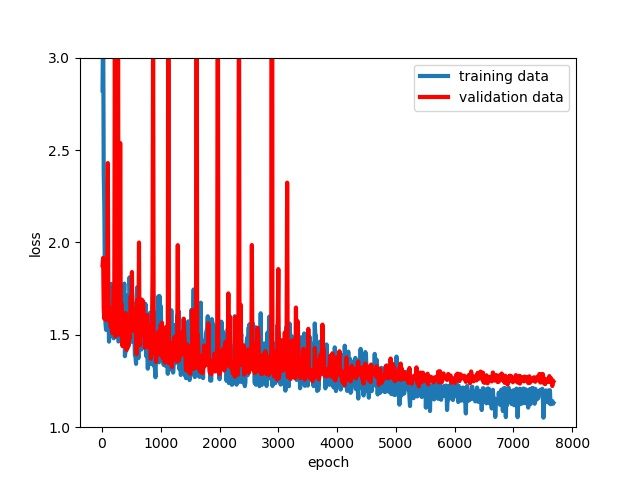

The Python source for this figure:
import json
import matplotlib.pyplot as plt
with open('loss.json' , 'r') as reader:
	jf = json.loads(reader.read())
	v_loss=jf['v_loss']
	loss=jf['loss']
	epoch=jf['epoch']
	plt.clf()
	plt.plot(epoch,loss,lw=3,label="training data")
	plt.plot(epoch,v_loss,"r",lw=3,label="validation data")
	plt.xlabel("epoch")
	plt.ylabel("loss")
	plt.ylim((1,3))
	plt.yticks([1,1.5,2,2.5,3])
	plt.legend(loc="best")
	plt.savefig('pic.jpg')
	
